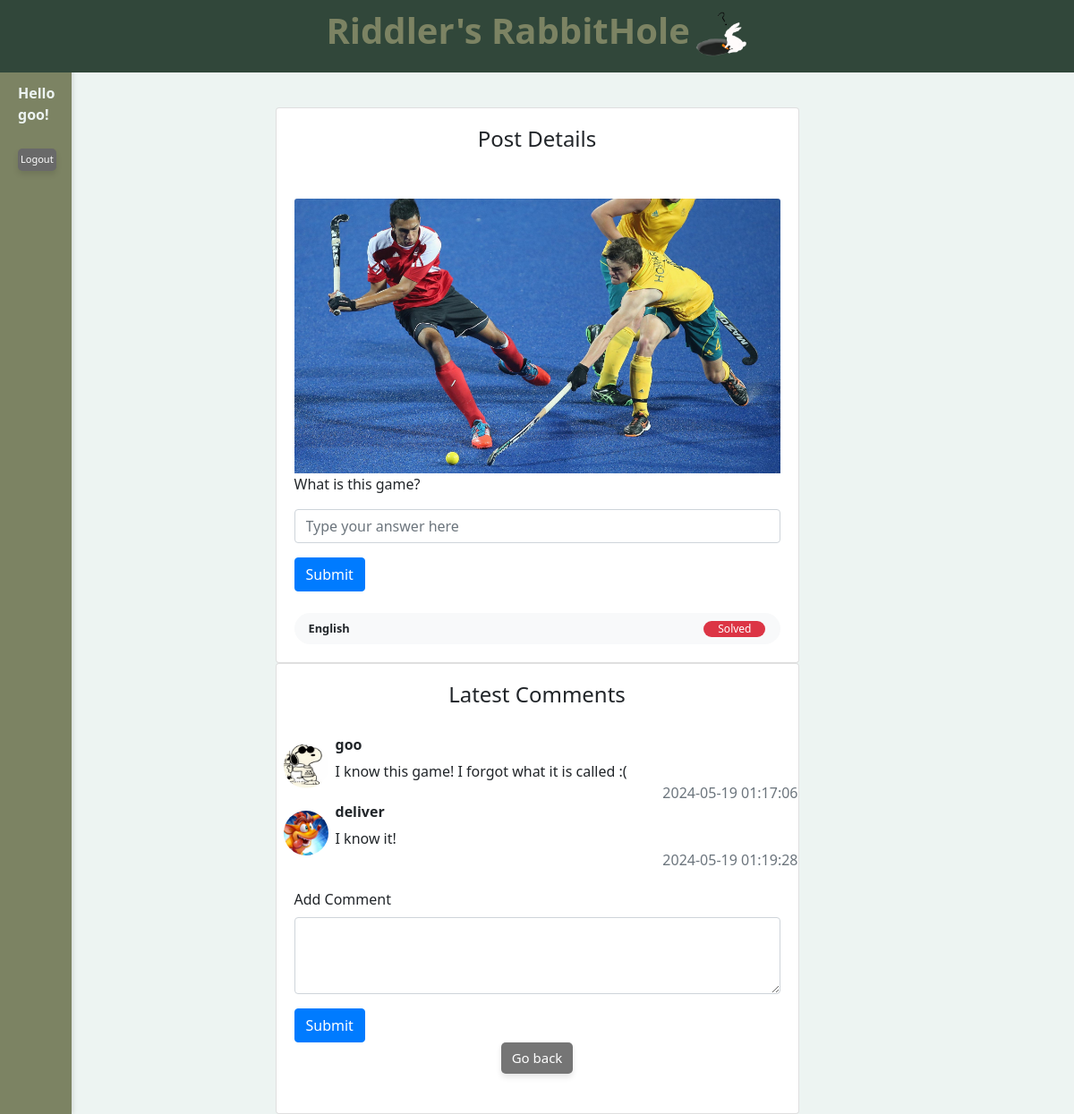
/post-details/23 (signed in), run on the app's committed database.
### database/models.py (models this page shows, shortened)
class User(UserMixin, Model):
    id = Column(Integer, primary_key=True)
    username = Column(String(50), unique=True, nullable=False)
    email = Column(String(100), unique=True, nullable=False)
    password_hash = Column(String(128), nullable=False)
    gender = Column(String(10), nullable=False)
    dob = Column(DateTime, nullable=False)
    phone = Column(String(20))
    country = Column(String(50), nullable=False)
    avatar = Column(String(20), nullable=False)
    score = Column(db.Integer, default=0)
    comments = db.relationship('Comment', backref='user', lazy=True)

class Image(db.Model):
    id = Column(Integer, primary_key=True)
    post_id = Column(Integer, ForeignKey('post.id'))
    url = Column(String(255), nullable=False)

class Post(Model):
    id = Column(Integer, primary_key=True)
    user_id = Column(Integer, ForeignKey("user.id"))
    datetime = Column(DateTime(100), server_default=func.now())
    content = Column(String(128), nullable=False)
    hint = Column(String(128), nullable=False)
    language = Column(String(10), nullable=False, default='en')
    status = Column(Boolean, nullable=False, default=False) # false: active, true: completed
    comments = relationship('Comment', backref='post', lazy=True) # one to many, this will add a post attribute to the comment class
    images = relationship('Image', backref='post', lazy=True)

class Comment(Model):
    id = Column(Integer, primary_key=True)
    post_id = Column(Integer, ForeignKey('post.id'))
    user_id = Column(Integer, ForeignKey("user.id"))
    datetime = Column(DateTime(100), server_default=func.now())
    content = Column(String(128), nullable=False)
    def to_dict(self):
        return {c.name: getattr(self, c.name) for c in self.__table__.columns}

### app.py (the view)
@app.route('/post-details/<int:post_id>')
@login_required
def post_details(post_id):
    post = Post.query.filter_by(id=post_id).first()
    if post:
        comments = Comment.query.filter_by(post_id=post_id).all()
        comments_with_users = []
        for comment in comments:
            user = User.query.filter_by(id=comment.user_id).first()
            comment_data = comment.to_dict()
            comment_data['username'] = user.username
            comment_data['avatar'] = user.avatar
            comments_with_users.append(comment_data)
        return render_template('post.html', user=current_user, post=post, comments=comments_with_users)
    else:
        flash('Post not found.', 'error')
        return redirect(url_for('index'))

### app.py (called while the page is built)
@login_manager.user_loader
def load_user(user_id):
    return User.query.get(int(user_id))

### templates/post.html (shortened to what this page needs)
<!DOCTYPE html>
<html lang="en">
<head>
    <link rel="stylesheet" type="text/css" href="{{ url_for('static', filename='css/style.css') }}">
    <link href="https://stackpath.bootstrapcdn.com/bootstrap/4.5.2/css/bootstrap.min.css" rel="stylesheet">
</head>
<body style="background-color: #EDF4F2;">
    <div class="header">
        <h1 style="color: #7C8363"><b>Riddler's RabbitHole</b><img src="{{ url_for('static', filename='img/rabbit.png') }}" alt="" class="rabbitimg"></h1>
    </div>
    <div class="sidebar" id="sidebar">
        <div class="login-tab" id="loginButton" onclick="toggleLogin()">
            {% if current_user.is_authenticated %}
                <br><br><br><b>
                Hello
                {{ current_user.username }}!</b>
                <br><br>
                <button class="lognew" onclick="logout()">Logout</button>
            {% else %}
                <br><br><br>
                Login
            {% endif %}
        </div>
    </div>
    <div class="row d-flex justify-content-center mt-100 mb-100" style="margin-top: 120px;">
        <div class="col-lg-6">
            <div class="card">
                <div class="card-body text-center">
                    <h4 class="card-title">Post Details</h4>
                </div>
                <div>
                    <div class="card-body">
                    {% if post.images %}
                    <img src="{{ url_for('static', filename='post_images/' + post.images[0].url) }}" alt="Post Image" class="img-fluid card-img-top">
                    {% else %}
                    <img src="{{ url_for('static', filename='post_images/default.jpg') }}" alt="Post Image123" class="img-fluid card-img-top">
                    {% endif %}
                    <p>{{ post.hint }}</p>
                        <form id="answerForm" onsubmit="submitAnswer(event)">
                            <div class="form-group">
                                <input type="text" class="form-control" id="answer" name="answer" placeholder="Type your answer here" required>
                            </div>
                            <button type="submit" class="btn btn-primary">Submit</button>
                        </form>
                    <div class="d-flex align-items-center justify-content-between rounded-pill bg-light px-3 py-2 mt-4">
                        <p class="small mb-0"><span class="font-weight-bold">{{ post.language }}</span></p>
                        <p data-status="{{ post.status }}"></p><div class="badge {% if post.status %}badge-danger{% else %}badge-success{% endif %} px-3 rounded-pill font-weight-normal">
                            {% if post.status %}
                                Solved
                            {% else %}
                                Unsolved
                            {% endif %}
                        </div>
                    </div>
                    </div>
                </div>
            </div>
        </div>
    </div>
    <div class="row d-flex justify-content-center mt-100 mb-100">
        <div class="col-lg-6">
            <div class="card">
                <div class="card-body text-center">
                    <h4 class="card-title">Latest Comments</h4>
                </div>
                <div class="comment-widgets">
                    {% for comment in comments %}
                        <div class="d-flex flex-row comment-row m-t-0">
                            <div class="p-2"><img src="{{ url_for('static', filename='img/' + comment.avatar) }}" alt="?" width="50" class="rounded-circle"></div>
                            <div class="comment-text w-100">
                                <h6 class="font-medium"><b>{{ comment.username }}</b></h6> <span class="m-b-15 d-block">{{ comment.content }}</span>
                                <div class="comment-footer"> <span class="text-muted float-right">{{ comment.datetime }}</span> </div>
                            </div>
                        </div>
                    {% endfor %}
                </div>
                <div class="card-body">
                    <form id="commentForm" onsubmit="submitComment(event)">
                        <div class="form-group">
                            <label for="comment">Add Comment</label>
                            <textarea class="form-control" id="comment" name="comment" rows="3" required></textarea>
                        </div>
                        <button type="submit" class="btn btn-primary">Submit</button>
                    </form>
                    <div class="mb-4" style="text-align: center;">
                        <a href="{{ url_for('index') }}" class="newbutton">Go back</a>
                    </div>
                </div>
            </div>
        </div>
    </div>
</body>
</html>

### static/css/style.css (style rules this page uses)
* { margin: 0; padding: 0; box-sizing: border-box; }
body { font-family: 'Segoe UI', Tahoma, Geneva, Verdana, sans-serif; padding: 20px; margin-left: 120px; background-color: #EDf4f2; }
.sidebar { position: fixed; top: 0; left: 0; width: 120px; height: 100%; background-color: #7C8363; overflow-y: auto; padding: 20px; box-shadow: 2px 0 5px rgba(0, 0, 0, 0.1); z-index: 999; transition: width 0.3s ease-in-out; color: #EDF4F2 }
.rabbitimg { height: 50px; width: auto; margin-left: 5px; }
.header { position: fixed; top: 0; left: 0; width: 100%; background-color: #31473A; color: rgb(65, 65, 65); padding: 10px 15px; text-align: center; z-index: 9999; color: #7C8363; }
.newbutton { display: inline-block; padding: 6px 12px; font-size: 15px; color: #fff; background-color: #757575; border: none; border-radius: 5px; cursor: pointer; transition: background-color 0.3s ease, transform 0.2s ease; box-shadow: 0 4px 6px rgba(0, 0, 0, 0.1); }
.lognew { display: inline-block; font-size: 11px; padding: 4px 3px; border-radius: 5px; border: none; color: #fff; background-color: #696969; cursor: pointer; transition: background-color 0.3s ease, transform 0.2s ease; box-shadow: 0 4px 6px rgba(0, 0, 0, 0.1); }

### templates/post.html (style rules this page uses)
.sidebar { position: fixed; top: 0; left:0; width: 80px; height: 100%; overflow-y: auto; padding: 20px; box-shadow: 2px 0 5px rgba(0, 0, 0, 0.1); z-index: 999; transition: width 0.3s ease-in-out; }
body { font-family: 'Segoe UI', Tahoma, Geneva, Verdana, sans-serif; margin: 0; padding: 0; background-position: center center; background-attachment: fixed; height: 100vh; }
h1 { text-align: center; color: #262626; }

### data on the page
User: username "goo", avatar (picture), username "goo"
Image: url (picture)
Post: hint "What is this game?", language "English"
Comment: content "I know this game! I forgot what it is called :(", datetime "2024-05-19 01:17:06"
User: avatar (picture), username "deliver"
Comment: content "I know it!", datetime "2024-05-19 01:19:28"
